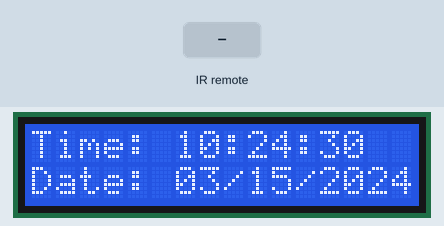
Simulated run of this program. Board: Raspberry Pi (BCM pin numbers). Shown: 16×2 character LCD. Inputs (shaded band) come from the test bench. The clock reads 2024-03-15 10:24:30 at power-on unless the program sets it.

Above: at 0.1 s.
At 1.2 s:
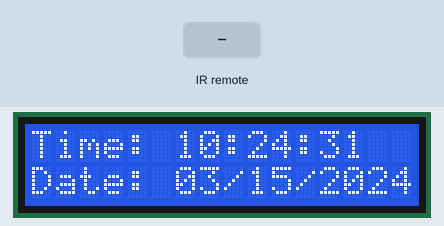
1.3 s: remote-control key "2" pressed
At 1.8 s:
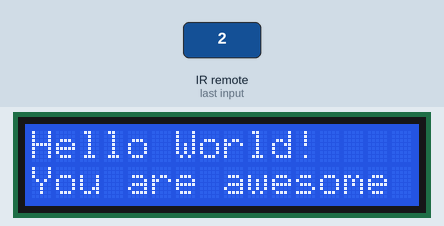
Timing chart, 0 to 4.3 s (numbered marks = the images above; inputs shaded):
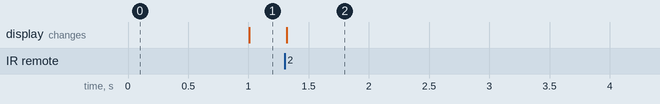

Measured:
- after the input at 1.3 s, the display: changes at once (image 2)

The program:

LCD_CLOCK.py
```python
#!/usr/bin/python
import sys
import Adafruit_DHT
import datetime
import os
import time
import lirc
from gpiozero import LED
sockid = lirc.init("remote", blocking = False)

from RPLCD import CharLCD

lcd = CharLCD(cols=16, rows=2, pin_rs=37, pin_e=35, pins_data=[33, 31, 29, 23])

x= True
while True:
    while (x==True):
        lcd.cursor_pos = (0, 0)
        lcd.write_string("Time: %s" %time.strftime("%H:%M:%S"))
        lcd.cursor_pos = (1, 0)
        lcd.write_string("Date: %s" %time.strftime("%m/%d/%Y"))
        codeIR = lirc.nextcode()
        if codeIR:
            x = codeIR[0]
            if (x == "2"):
                x = False
                lcd.clear()
    while (x==False):
        lcd.cursor_pos = (0, 0)
        lcd.write_string("Hello World!")
        lcd.cursor_pos = (1, 0)
        lcd.write_string("You are awesome")
        codeIR = lirc.nextcode()
        if codeIR:
            x = codeIR[0]
            if (x == "2"):
                x = True
                lcd.clear()
```
